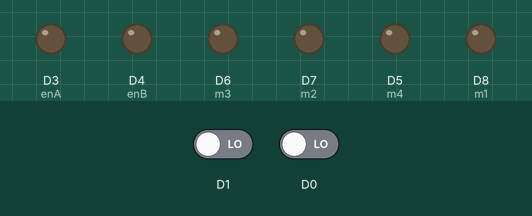
Recording of a sketch running on a simulated ESP8266 (NodeMCU). Parts: output pins drawn as LEDs (lit = HIGH). The inputs (shaded band) are chosen by the test bench; at power-on: D1 LOW, D0 LOW.

Above: at 1.2 s.
1.3 s: D1 driven HIGH
At 2.2 s:
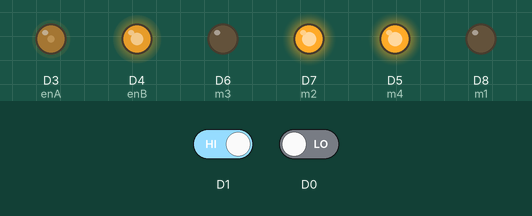
2.8 s: D0 driven HIGH
At 3.3 s:
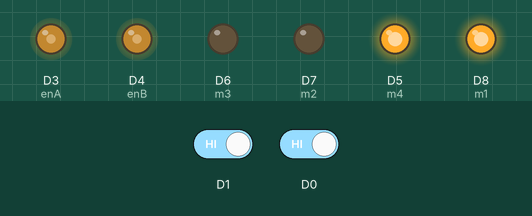
4.3 s: D1 driven LOW
At 5.6 s:
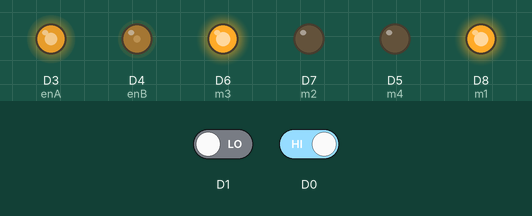
Timing chart, 0 to 7.3 s (numbered marks = the images above; inputs shaded):
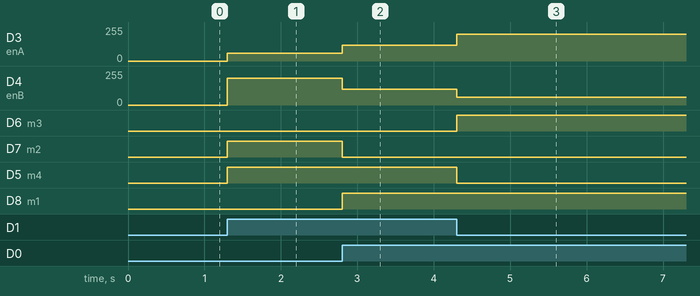

The sketch:

codingan_esp8266.ino
```cpp
int a =0;
void setup() {

#define m1 D8
#define m2 D7
#define m3 D6
#define m4 D5

#define enA D3
#define enB D4

pinMode(m1,OUTPUT);
pinMode(m2,OUTPUT);
pinMode(m3,OUTPUT);
pinMode(m4,OUTPUT);
pinMode(enA,OUTPUT);
pinMode(enB,OUTPUT);

pinMode(D0,INPUT);
pinMode(D1,INPUT);

}

void loop() {

int lsen=digitalRead(D0);
int rsen=digitalRead(D1);


if((lsen==HIGH) && (rsen==HIGH))
{
analogWrite(enA, 120);
analogWrite(enB, 120);

digitalWrite(m1,HIGH);
digitalWrite(m2,LOW);
digitalWrite(m3,LOW);
digitalWrite(m4,HIGH);
}

else if(lsen == LOW && rsen == HIGH)
{
//kiri
analogWrite(enA, 60);
analogWrite(enB, 200);

digitalWrite(m1,LOW);
digitalWrite(m2,HIGH);
digitalWrite(m3,LOW);
digitalWrite(m4,HIGH);
a = 1;
}

else if(lsen == HIGH && rsen == LOW)
{
//kanan
analogWrite(enA, 200);
analogWrite(enB, 60);

digitalWrite(m1,HIGH);
digitalWrite(m2,LOW);
digitalWrite(m3,HIGH);
digitalWrite(m4,LOW);
a = 2;
}

if(lsen == LOW && rsen == LOW)
{
  if (a == 1){
analogWrite(enA, 60);
analogWrite(enB, 200);

digitalWrite(m1,LOW);
digitalWrite(m2,HIGH);
digitalWrite(m3,LOW);
digitalWrite(m4,HIGH);
  a=0;
  }
 if (a == 2){
analogWrite(enA, 200);
analogWrite(enB, 60);

digitalWrite(m1,HIGH);
digitalWrite(m2,LOW);
digitalWrite(m3,HIGH);
digitalWrite(m4,LOW);
  a=0;
  }
}

}
```

Measured:
- after the input at 1.3 s, D3 (enA): 0/255 → 60/255 at once; D4 (enB): 0/255 → 200/255 at once; D7 (m2), D5 (m4): LOW → HIGH at once
- after the input at 2.8 s, D3 (enA): 60/255 → 120/255 at once; D4 (enB): 200/255 → 120/255 at once; D7 (m2): HIGH → LOW at once; D8 (m1): LOW → HIGH at once
- after the input at 4.3 s, D3 (enA): 120/255 → 200/255 at once; D4 (enB): 120/255 → 60/255 at once; D6 (m3): LOW → HIGH at once; D5 (m4): HIGH → LOW at once
